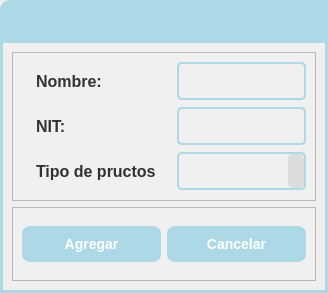
<?xml version="1.0" encoding="UTF-8"?>
<ui version="4.0">
 <class>Dialog</class>
 <widget class="QDialog" name="Dialog">
  <property name="geometry">
   <rect>
    <x>0</x>
    <y>0</y>
    <width>328</width>
    <height>293</height>
   </rect>
  </property>
  <property name="windowTitle">
   <string>Dialog</string>
  </property>
  <layout class="QVBoxLayout" name="verticalLayout">
   <property name="spacing">
    <number>0</number>
   </property>
   <property name="leftMargin">
    <number>0</number>
   </property>
   <property name="topMargin">
    <number>0</number>
   </property>
   <property name="rightMargin">
    <number>0</number>
   </property>
   <property name="bottomMargin">
    <number>0</number>
   </property>
   <item>
    <widget class="QFrame" name="menuBar_frame_2">
     <property name="minimumSize">
      <size>
       <width>0</width>
       <height>40</height>
      </size>
     </property>
     <property name="maximumSize">
      <size>
       <width>16777215</width>
       <height>40</height>
      </size>
     </property>
     <property name="styleSheet">
      <string notr="true">QFrame#menuBar_frame_2{
background-color: rgb(173, 216, 230);
border-top-left-radius: 10px;
}
</string>
     </property>
     <property name="frameShape">
      <enum>QFrame::StyledPanel</enum>
     </property>
     <property name="frameShadow">
      <enum>QFrame::Raised</enum>
     </property>
     <layout class="QHBoxLayout" name="horizontalLayout_5">
      <property name="spacing">
       <number>6</number>
      </property>
      <property name="leftMargin">
       <number>9</number>
      </property>
      <property name="topMargin">
       <number>11</number>
      </property>
      <property name="rightMargin">
       <number>15</number>
      </property>
      <property name="bottomMargin">
       <number>0</number>
      </property>
     </layout>
    </widget>
   </item>
   <item>
    <widget class="QFrame" name="central_frame">
     <property name="styleSheet">
      <string notr="true">QFrame#central_frame{
	border: 3px solid rgb(173, 216, 230); /* Bordes gruesos de color RGB(173, 216, 230) */
    background-color: rgb(240, 240, 240)
}

/* Estilo para QLabel */
QLabel {
    font-size: 16px;
    font-weight: bold;
    color: rgb(50, 50, 50);
    background-color: rgb(240, 240, 240);
    padding: 10px;
}

/* Estilo para QPushButton */
QPushButton {
    font-size: 14px;
    font-weight: bold;
    color: white;
    background-color: rgb(173, 216, 230);
    border: none;
    border-radius: 8px;
    padding: 10px 20px;
}

/* Efecto al pasar el mouse sobre el botón */
QPushButton:hover {
    background-color: rgb(150, 200, 220);
}

/* Efecto al presionar el botón */
QPushButton:pressed {
    background-color: rgb(130, 180, 200);
}
/* Estilo para QLineEdit */
QLineEdit {
    font-size: 14px;
    color: rgb(50, 50, 50);
    background-color: rgb(240, 240, 240);
    border: 2px solid rgb(173, 216, 230);
    border-radius: 5px;
    padding: 8px;
}

/* Efecto al pasar el mouse sobre el QLineEdit */
QLineEdit:hover {
    border: 2px solid rgb(150, 200, 220);
}

/* Efecto al estar enfocado en el QLineEdit */
QLineEdit:focus {
    border: 2px solid rgb(50, 150, 220);
}
/* Estilo para QComboBox */
QComboBox {
    font-size: 14px;
    color: rgb(50, 50, 50);
    background-color: rgb(240, 240, 240);
    border: 2px solid rgb(173, 216, 230);
    border-radius: 5px;
    padding: 8px;
}

/* Estilo para el desplegable del QComboBox */
QComboBox::drop-down {
    background-color: rgb(220, 220, 220);
    border: none;
    border-radius: 5px;
}

/* Efecto al pasar el mouse sobre el QComboBox */
QComboBox:hover {
    border: 2px solid rgb(150, 200, 220);
}

</string>
     </property>
     <property name="frameShape">
      <enum>QFrame::StyledPanel</enum>
     </property>
     <property name="frameShadow">
      <enum>QFrame::Raised</enum>
     </property>
     <layout class="QVBoxLayout" name="verticalLayout_2">
      <item>
       <widget class="QFrame" name="data_frame">
        <property name="frameShape">
         <enum>QFrame::StyledPanel</enum>
        </property>
        <property name="frameShadow">
         <enum>QFrame::Raised</enum>
        </property>
        <layout class="QGridLayout" name="gridLayout">
         <item row="2" column="0">
          <widget class="QLabel" name="cc_label">
           <property name="text">
            <string>NIT:</string>
           </property>
          </widget>
         </item>
         <item row="4" column="0">
          <widget class="QLabel" name="name_label_2">
           <property name="text">
            <string>Tipo de pructos</string>
           </property>
          </widget>
         </item>
         <item row="0" column="0">
          <widget class="QLabel" name="name_label">
           <property name="text">
            <string>Nombre:</string>
           </property>
          </widget>
         </item>
         <item row="2" column="1">
          <widget class="QLineEdit" name="cc_lineEdit"/>
         </item>
         <item row="0" column="1">
          <widget class="QLineEdit" name="name_lineEdit"/>
         </item>
         <item row="4" column="1">
          <widget class="QComboBox" name="comboBox"/>
         </item>
        </layout>
       </widget>
      </item>
      <item>
       <widget class="QFrame" name="buttons_frame">
        <property name="minimumSize">
         <size>
          <width>304</width>
          <height>0</height>
         </size>
        </property>
        <property name="frameShape">
         <enum>QFrame::StyledPanel</enum>
        </property>
        <property name="frameShadow">
         <enum>QFrame::Raised</enum>
        </property>
        <layout class="QHBoxLayout" name="horizontalLayout">
         <item>
          <widget class="QPushButton" name="add_pushButton">
           <property name="text">
            <string>Agregar</string>
           </property>
          </widget>
         </item>
         <item>
          <widget class="QPushButton" name="cancel_pushButton">
           <property name="text">
            <string>Cancelar</string>
           </property>
          </widget>
         </item>
        </layout>
       </widget>
      </item>
     </layout>
    </widget>
   </item>
  </layout>
 </widget>
 <resources>
  <include location="../icons.qrc"/>
  <include location="../icons.qrc"/>
 </resources>
 <connections/>
</ui>
